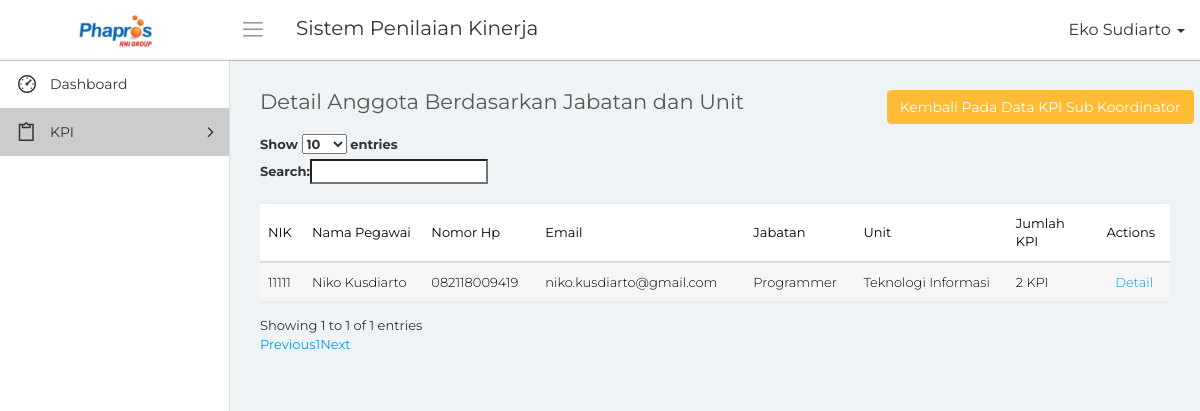
The app's page /detail_jabatan.php?id_jabatan=3&&id_unit=1 (signed in) with its own data.
### tables this page shows
CREATE TABLE `mst_anggota` (
  `id_anggota` bigint(20) NOT NULL,
  `nik` varchar(50) NOT NULL,
  `nama` varchar(50) NOT NULL,
  `jenis_kelamin` int(2) NOT NULL,
  `tempat_lahir` varchar(50) NOT NULL,
  `tanggal_lahir` date NOT NULL,
  `status` int(2) NOT NULL,
  `nomor_hp` varchar(20) NOT NULL,
  `email` varchar(50) NOT NULL,
  `id_golongan` bigint(20) NOT NULL,
  `id_jabatan` bigint(20) NOT NULL,
  `id_unit` bigint(20) NOT NULL,
  `alamat` text NOT NULL,
  `tanggal_input` date NOT NULL
);

CREATE TABLE `mst_jabatan` (
  `id_jabatan` bigint(20) NOT NULL,
  `nama_jabatan` varchar(50) NOT NULL,
  `tanggal_input` date NOT NULL
);

CREATE TABLE `mst_unit` (
  `id_unit` bigint(20) NOT NULL,
  `nama_unit` varchar(50) NOT NULL,
  `tanggal_input` date NOT NULL
);

### conn/database.php (called while the page is built, shortened)
<?php
	class database{
		function __construct(){
			$this->connection = new mysqli('localhost', 'root', '','phapros_final');
		}
		function tampil_akses(){
			$query = $this->connection->query("SELECT * FROM akses_menu");
			while($tampil = $query->fetch_array())
				$hasil[] = $tampil;
			return $hasil;
		}
		function tampil_anggota_grup2($id_jabatan = null, $id_unit = null)
		{
			$query = $this->connection->query("SELECT a.*, j.nama_jabatan, u.nama_unit FROM mst_anggota a JOIN mst_jabatan j ON j.id_jabatan = a.id_jabatan JOIN mst_unit u ON u.id_unit = a.id_unit WHERE a.id_jabatan = '$id_jabatan' AND a.id_unit = '$id_unit' GROUP BY a.nik");
			while($tampil = $query->fetch_array())
			{
				$hasil[] = $tampil;
			}
			return $hasil;
		}
		function hitung_data_kpi($id_anggota = null, $id_jabatan = null, $id_unit = null, $id_periode = null)
		{
			if($id_periode != null)
				$query = $this->connection->query("SELECT * FROM data_kpi k LEFT JOIN mst_periode p ON p.id_periode = k.id_periode WHERE k.id_anggota = '$id_anggota' AND k.id_jabatan = '$id_jabatan' AND k.id_unit = '$id_unit' AND p.id_periode = '$id_periode'");
			else
				$query = $this->connection->query("SELECT * FROM data_kpi k LEFT JOIN mst_periode p ON p.id_periode = k.id_periode WHERE k.id_anggota = '$id_anggota' AND k.id_jabatan = '$id_jabatan' AND k.id_unit = '$id_unit'");
			$jml = 0;
			while($tampil = $query->fetch_array())
				$jml = $jml+1;
			return $jml;
		}
	}
?>

### detail_jabatan.php (the view, shortened to what this page needs)
<?php
    include "conn/database.php";
    $db = new database();
    $nama = $_SESSION['nama'];
    $jabatan = $_SESSION['id_jabatan'];
?>
<!DOCTYPE html>
<html>
    <head>
        <link rel="stylesheet" type="text/css" href="assets/css/bootstrap.min.css">
        <link rel="stylesheet" type="text/css" href="assets/css/font-awesome.min.css">
        <link rel="stylesheet" type="text/css" href="assets/css/line-awesome.min.css">
        <link rel="stylesheet" type="text/css" href="https://cdn.datatables.net/v/dt/dt-1.10.18/datatables.min.css"/>
		<link rel="stylesheet" type="text/css" href="assets/css/select2.min.css">
		<link rel="stylesheet" type="text/css" href="assets/css/bootstrap-datetimepicker.min.css">
        <link rel="stylesheet" type="text/css" href="assets/css/style.css">
    </head>
    <body>
        <div class="main-wrapper">
            <div class="header">
				<div class="header-left">
                    <a href="index.php" class="logo">
						<img src="assets/img/logo-phapros.jpg" width="75" height="" alt="">
					</a>
                </div>
				<a id="toggle_btn" href="javascript:void(0);"><i class="la la-bars"></i></a>
                <div class="page-title-box pull-left">
					<h3>Sistem Penilaian Kinerja</h3>
                </div>
				<ul class="nav navbar-nav navbar-right user-menu pull-right">
					<li class="dropdown">
						<a href="" class="dropdown-toggle user-link" data-toggle="dropdown" title="Admin">
							<span>
                                <?php echo $nama; ?>
                            </span>
							<i class="caret"></i>
						</a>
					</li>
				</ul>
            </div>
            <div class="sidebar" id="sidebar">
                <div class="sidebar-inner slimscroll">
					<div id="sidebar-menu" class="sidebar-menu">
						<ul>
							<li>
								<a href="index.php"><i class="la la-dashboard"></i> <span>Dashboard</span></a>
							</li>
                            <?php
                                foreach($db->tampil_akses() as $tampil)
                                {
                                    if($tampil['id_jabatan'] == $jabatan)
                                    {
                                        $m1 = $tampil['menu1'];
                                        $m2 = $tampil['menu2'];
                                        $m3 = $tampil['menu3'];
                                        $m4 = $tampil['menu4'];
                                        $m5 = $tampil['menu5'];
                                        $m6 = $tampil['menu6'];
                                        $m7 = $tampil['menu7'];
                                    }
                                }
                            ?>
                            <li class="active submenu">
								<a href="#"><i class="la la-clipboard"></i> <span> KPI</span> <span class="menu-arrow"></span></a>
							</li>
						</ul>
					</div>
                </div>
            </div>
            <div class="page-wrapper">
                <div class="content container-fluid">
					<div class="row">
						<div class="col-xs-8">
							<h4 class="page-title">Detail Anggota Berdasarkan Jabatan dan Unit</h4>
						</div>
                        <div class="col-xs-4 text-right m-b-10">
                            <a class="btn btn-warning" href="data_kpi_verifikasi.php">Kembali Pada Data KPI Sub Koordinator</a>
                        </div>
					</div>
					<div class="row">
						<div class="col-md-12">
							<div class="table-responsive">
								<table class="table table-striped custom-table m-b-0 display" id="tabel">
									<thead>
										<tr>
                                            <th>NIK</th>
                                            <th>Nama Pegawai</th>
                                            <th>Nomor Hp</th>
                                            <th>Email</th>
                                            <th>Jabatan</th>
                                            <th>Unit</th>
                                            <th>Jumlah KPI</th>
                                            <th>Actions</th>
										</tr>
									</thead>
									<tbody>
                                    <?php
                                        foreach($db->tampil_anggota_grup2($_GET['id_jabatan'], $_GET['id_unit']) as $data)
                                        {
                                    ?>
                                            <tr>
                                                <td><?php echo $data['nik']; ?></td>
                                                <td><?php echo $data['nama']; ?></td>
                                                <td><?php echo $data['nomor_hp']; ?></td>
                                                <td><?php echo $data['email']; ?></td>
                                                <td><?php echo $data['nama_jabatan']; ?></td>
                                                <td><?php echo $data['nama_unit']; ?></td>
                                                <td><?php echo $db->hitung_data_kpi($data['id_anggota'], $data['id_jabatan'], $data['id_unit'], $idA); ?> KPI</td>
                                                <td class="text-center"><a href="detail_kpi.php?id_anggota=<?php echo $data['id_anggota']."&&id_jabatan=".$data['id_jabatan']."&&id_unit=".$data['id_unit']; ?>">Detail</a></td>
                                            </tr>
                                    <?php
                                        }
                                    ?>
									</tbody>
								</table>
							</div>
						</div>
					</div>
                </div>
            </div>
        </div>
    </body>
</html>

### records on screen
mst_anggota: nik "11111", nama "Niko Kusdiarto", nomor_hp "082118009419", email "niko.kusdiarto@gmail.com", id_jabatan.nama_jabatan "Programmer", id_unit.nama_unit "Teknologi Informasi", hitung_data_kpi "2"

### other values on screen
$nama "Eko Sudiarto"
